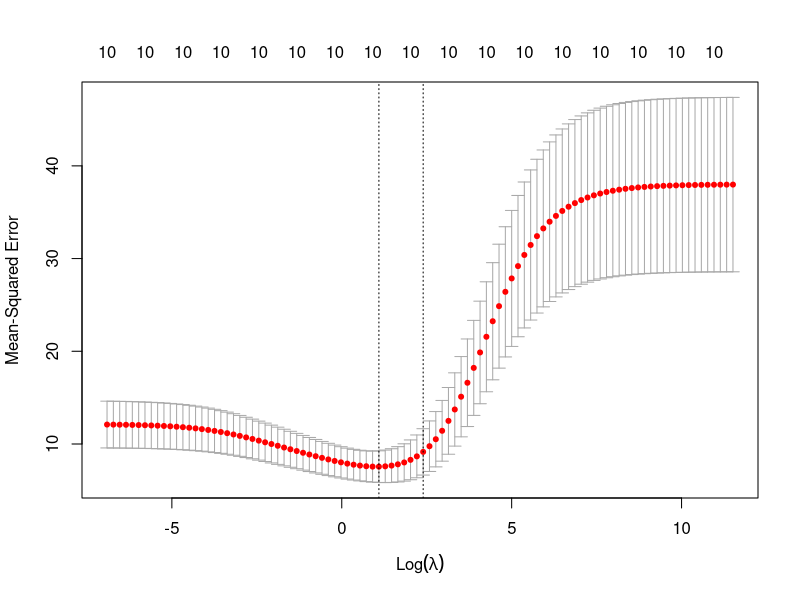
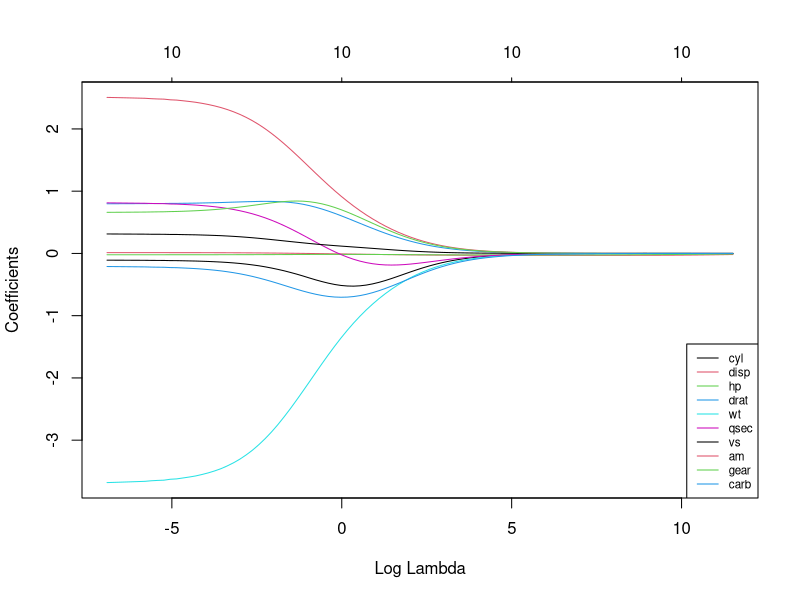

Recreate these plots in R, in order. (Note: this script raises an error after producing the figures.)
# We load necessary libraries, and set the seed for reproducibility---------------------
set.seed(123)    # seed for reproducibility
library(glmnet)  # for ridge regression
library(dplyr)   # for data cleaning
library(psych)   # for function tr() to compute trace of a matrix

data("mtcars")
# Center y, X will be standardized in the modelling function
y <- mtcars %>% select(mpg) %>% scale(center = TRUE, scale = FALSE) %>% as.matrix()
X <- mtcars %>% select(-mpg) %>% as.matrix()


# Perform 10-fold cross-validation to select lambda, the tuning parameter ---------------------------
lambdas_to_try <- 10^seq(-3, 5, length.out = 100)
# Setting alpha = 0 implements ridge regression
ridge_cv <- cv.glmnet(X, y, alpha = 0, lambda = lambdas_to_try,
                      standardize = TRUE, nfolds = 10)
# Plot cross-validation results(log(lambda) vs MSE), and choose the minimal point
plot(ridge_cv)





# Best cross-validated lambda
lambda_cv <- ridge_cv$lambda.min#choosing minimizing lambda
# Fit final model on this lambda, get its sum of squared residuals and multiple R-squared
model_cv <- glmnet(X, y, alpha = 0, lambda = lambda_cv, standardize = TRUE)
y_hat_cv <- predict(model_cv, X)
ssr_cv <- t(y - y_hat_cv) %*% (y - y_hat_cv)
rsq_ridge_cv <- cor(y, y_hat_cv)^2










# See how increasing lambda shrinks the coefficients --------------------------
# Each line shows coefficients for one variable, for different lambdas(on x-axis).
# The higher the lambda, the more the coefficients get shrinked towards zero.
res <- glmnet(X, y, alpha = 0, lambda = lambdas_to_try, standardize = FALSE)
plot(res, xvar = "lambda")
legend("bottomright", lwd = 1, col = 1:6, legend = colnames(X), cex = .7)

# Calculate the weights of covariates from univariate regressions
weights <- sapply(seq(ncol(X)), function(predictor) {
  uni_model <- lm(y ~ X[, predictor])
  coeff_variance <- summary(uni_model)$coefficients[2, 2]^2
})






# Heteroskedastic(Weighted) Ridge Regression loss function - to be minimized
hridge_loss <- function(betas) {
  sum((y - X %*% betas)^2) + lambda * sum(weights * betas^2)
}


# Heteroskedastic Ridge Regression function
hridge <- function(y, X, lambda, weights) {
  # Start with regular ridge regression coefficients as initial values for optimization
  model_init <- glmnet(X, y, alpha = 0, lambda = lambda, standardize = FALSE)
  betas_init <- as.vector(model_init$beta)
  # Solve optimization problem to get coefficients
  coef <- optim(betas_init, hridge_loss)$par
  # Compute fitted values and multiple R-squared
  fitted <- X %*% coef
  rsq <- cor(y, fitted)^2
  names(coef) <- colnames(X)
  output <- list("coef" = coef,
                 "fitted" = fitted,
                 "rsq" = rsq)
  return(output)
}


# Fit model to the data for lambda = 0.001
hridge_model <- hridge(y, X, lambda = 0.001, weights = weights)
rsq_hridge_0001 <- hridge_model$rsq

# Cross-validation can be employed to select some better lambda








# Perform 10-fold cross-validation to select lambda ---------------------------
lambdas_to_try <- 10^seq(-3, 5, length.out = 100)
# Setting alpha = 1 implements lasso regression
lasso_cv <- cv.glmnet(X, y, alpha = 1, lambda = lambdas_to_try,
                      standardize = TRUE, nfolds = 10)
# Plot cross-validation results
plot(lasso_cv)


# Best cross-validated lambda
lambda_cv <- lasso_cv$lambda.min#choosing the minimizing lambda as optimal
# Fit final model, get its sum of squared residuals and multiple R-squared
model_cv <- glmnet(X, y, alpha = 1, lambda = lambda_cv, standardize = TRUE)
y_hat_cv <- predict(model_cv, X)
ssr_cv <- t(y - y_hat_cv) %*% (y - y_hat_cv)
rsq_lasso_cv <- cor(y, y_hat_cv)^2


# See how increasing lambda shrinks the coefficients --------------------------
# Each line shows coefficients for one variables, for different lambdas.
# The higher the lambda, the more the coefficients are shrinked towards zero.
res <- glmnet(X, y, alpha = 1, lambda = lambdas_to_try, standardize = FALSE)
plot(res, xvar = "lambda")
legend("bottomright", lwd = 1, col = 1:6, legend = colnames(X), cex = .7)



library(caret)#for implementing elastic net

# Set training control
train_control <- trainControl(method = "repeatedcv",
                              number = 5,
                              repeats = 5,
                              search = "random",
                              verboseIter = TRUE)

# Train the model on the training dataset
elastic_net_model <- train(mpg ~ .,
                           data = cbind(y, X),
                           method = "glmnet",
                           preProcess = c("center", "scale"),
                           tuneLength = 25,
                           trControl = train_control)

# Check multiple R-squared
y_hat_enet <- predict(elastic_net_model, X)
rsq_enet <- cor(y, y_hat_enet)^2
